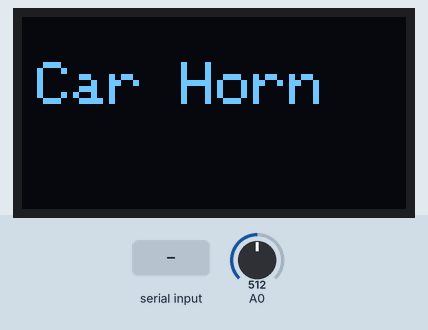
Recording of a sketch running on a simulated Arduino Uno, built with avr-gcc and run on an emulated ATmega328P. Shown: 128×64 one-colour display. The inputs (shaded band) are chosen by the test bench; at power-on: A0 = 512. What the sketch prints to the serial monitor is not drawn.

Above: at 1.2 s.
1.3 s: A0 set to 132
4.3 s: A0 set to 112
At 7.0 s:
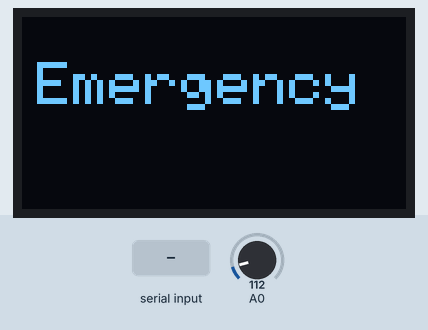
7.3 s: "90,45,200\n" received over the second serial link
At 8.7 s:
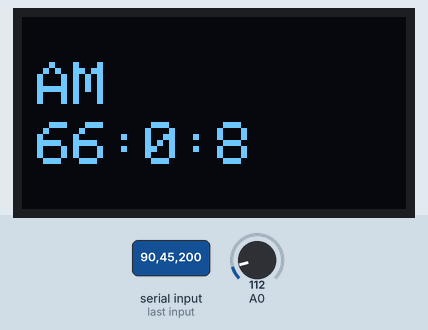
10.3 s: A0 set to 65
12.5 s: A0 set to 55
At 15.1 s:
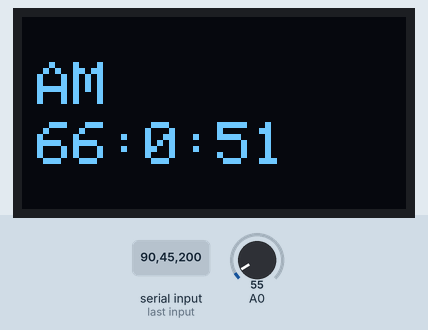
15.5 s: "a90\n" received over the second serial link
At 17.4 s:
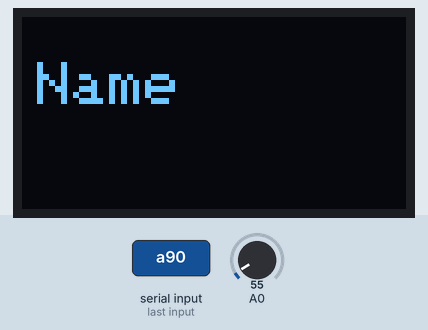
Timing chart, 0 to 18.9 s (numbered marks = the images above; inputs shaded):
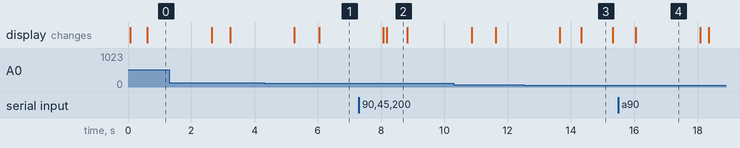

The sketch:

LIFULL.ino
```cpp
#include <Adafruit_GFX.h>
#include <Adafruit_SH1106.h>
#include <SoftwareSerial.h>
#define OLED_RESET 4
 unsigned long currentHr = 0;
 unsigned long horn = 0;
 unsigned long currentSec = 0;
 char v1='a';
 char v2='b';
 char v3='c';
 String myStHr;
 boolean hB=0;
 boolean tc=0;
  boolean ts=0;
  int cs=0;
 char bt;
 int value = 0;
  String myStsec;
 unsigned long currentMin = 0;
 String myStmin;
int blueTx=2;   //Tx (보내는핀 설정)at
int blueRx=3;   //Rx (받는핀 설정)
const int motorPin  = 4;
SoftwareSerial mySerial(blueTx, blueRx);  //시리얼 통신을 위한 객체선언

Adafruit_SH1106 display(OLED_RESET);
void setup() {
  // put your setup code here, to run once:

  display.begin(SH1106_SWITCHCAPVCC, 0x3C);

    mySerial.begin(9600); //블루투스 시리얼 개방
     pinMode(motorPin, OUTPUT);
    Serial.begin(9600);
    digitalWrite(motorPin, LOW);
}

  void loop() {
    // put your main code here, to run repeatedly:

if(mySerial.available()){


          byte data;
          data = mySerial.read();
          delay(5);
          if(data=='a'){


              switch(v1)
              {
                case 'a' : {
                  digitalWrite(motorPin,HIGH);
                  delay(500);
                  break;
                }

                case 'b' : {
                  digitalWrite(motorPin,HIGH);
                  delay(100);
                  digitalWrite(motorPin,LOW);
                  delay(100);
                  digitalWrite(motorPin,HIGH);
                  delay(100);
                  digitalWrite(motorPin,LOW);
                  break;
                }

                case 'c' :{
                  digitalWrite(motorPin,HIGH);
                  delay(100);
                  digitalWrite(motorPin,LOW);
                  delay(100);
                  digitalWrite(motorPin,HIGH);
                  delay(100);
                  digitalWrite(motorPin,LOW);
                  delay(100);
                  digitalWrite(motorPin,HIGH);
                  delay(100);
                  digitalWrite(motorPin,LOW);
                  break;
                }

              }
               display.clearDisplay();
              display.setTextColor(WHITE);
              display.setTextSize(2);
              display.setCursor(5,15);
              display.print("Name");
              display.display();
              delay(2000);


            }
            else if(data == 'b')
            {
              v1 = 'a';
            }
            else if(data == 'c')
            {
              v1 = 'b';
            }
            else if(data == 'd')
            {
              v1 = 'c';
            }
            else if(data == 'e')
            {
              v2 = 'a';
            }
            else if(data == 'f')
            {
              v2 = 'b';
            }
            else if(data == 'g')
            {
              v2 = 'c';
            }
            else if(data == 'h')
            {
              v3 = 'a';
            }
            else if(data == 'i')
            {
              v3 = 'b';
            }
            else if(data == 'j')
            {
              v3 = 'c';
            }
            else
            {
              digitalWrite(motorPin, LOW);
               bt = (char)data;
              if(!tc)
              {

                  myStHr += bt;

                  if(myStHr.length() == 2)
                  {
                    currentHr = myStHr.toInt();
                    tc = 1;
                  }
              }
               else
              {
                myStmin += bt;

                if(myStmin.length() == 2)
                {
                  currentMin = myStmin.toInt();
                  ts=1;

                }
             }
            if(ts)
            {
              myStsec += bt;

              if(myStsec.length()==2)
              {
                currentSec = millis();
                cs = myStsec.toInt();
                tc=0;
              }
            }
            }
          }


    value = analogRead(0);
   delay(20);
      Serial.println(value);
      if(value>=60)
      {
        if(hB)
        {
            if(millis()-horn>=200)
            {
              if(value>=120)
              {
                switch(v2)
              {
                case 'a' : {
                  digitalWrite(motorPin,HIGH);
                  delay(500);
                  break;
                }

                case 'b' : {
                  digitalWrite(motorPin,HIGH);
                  delay(100);
                  digitalWrite(motorPin,LOW);
                  delay(100);
                  digitalWrite(motorPin,HIGH);
                  delay(100);
                  digitalWrite(motorPin,LOW);
                  break;
                }

                case 'c' :{
                  digitalWrite(motorPin,HIGH);
                  delay(100);
                  digitalWrite(motorPin,LOW);
                  delay(100);
                  digitalWrite(motorPin,HIGH);
                  delay(100);
                  digitalWrite(motorPin,LOW);
                  delay(100);
                  digitalWrite(motorPin,HIGH);
                  delay(100);
                  digitalWrite(motorPin,LOW);
                  break;
                }

              }

              display.clearDisplay();
              display.setTextColor(WHITE);
              display.setTextSize(2);
              display.setCursor(5,15);
              display.print("Car Horn");
              display.display();
              delay(2000);
              hB=0;
              }
              else if(value<=80||value>=70)
              {

               switch(v3)
              {
                case 'a' : {
                  digitalWrite(motorPin,HIGH);
                  delay(500);
                  break;
                }

                case 'b' : {
                  digitalWrite(motorPin,HIGH);
                  delay(100);
                  digitalWrite(motorPin,LOW);
                  delay(100);
                  digitalWrite(motorPin,HIGH);
                  delay(100);
                  digitalWrite(motorPin,LOW);
                  break;
                }

                case 'c' :{
                  digitalWrite(motorPin,HIGH);
                  delay(100);
                  digitalWrite(motorPin,LOW);
                  delay(100);
                  digitalWrite(motorPin,HIGH);
                  delay(100);
                  digitalWrite(motorPin,LOW);
                  delay(100);
                  digitalWrite(motorPin,HIGH);
                  delay(100);
                  digitalWrite(motorPin,LOW);
                  break;
                }
              }

              display.clearDisplay();
              display.setTextColor(WHITE);
              display.setTextSize(2);
              display.setCursor(5,15);
              display.print("Emergency");
              display.display();
              delay(2000);
              hB=0;
              }
              else
              {
                hB=0;

              }
            }

        }
        else
        {
          hB=1;
          horn=millis();
        }
      }
    unsigned long currentMillis = millis()-currentSec;
    unsigned long hr = currentHr  + currentMillis/3600000;
    currentMillis = currentMillis%3600000;
    unsigned long minute = currentMin + currentMillis/60000;
    unsigned long second = currentMillis%60000;
    unsigned long sec = cs+second/1000;
    if(ts)
    {
      if(sec>=60)
    {
      cs=0;
      currentMin = currentMin+1;
      currentSec = millis();
      ts=0;
    }

    }
    display.clearDisplay();
    display.setTextColor(WHITE);
    display.setTextSize(2);
    display.setCursor(5,15);
    if( hr <12 ) {
      display.println("AM");
    }
    else if( hr <24 ) {
      display.println("PM");
    }
    else {
      hr = hr -24;
      display.println("AM");
    }
    display.setTextSize(2);
    display.setCursor(5,35);
    if( minute >= 60 ) {
      hr = hr + 1;
      minute = minute - 60;
    }
    display.print((unsigned long)hr);
    display.print(":");
    display.print((unsigned long)minute);
    display.print(":");
    display.print((unsigned long)sec);
    display.display();
}
```

Measured:
- the behaviour switches between 120 and 119 on A0 (found by bisection; images 0 and 1)
- after the input at 7.3 s, the display: first differs from a run without the input after 0.87 s (image 2)
- after the input at 12.5 s, the display: first differs from a run without the input after 1.8 s (image 3)
- after the input at 15.5 s, the display: changes after 0.55 s (image 4)
- what the display in image 2 shows lasts 0.6 s, from 8.2 s to 8.8 s
- what the display in image 3 shows lasts 1.0 s, from 14.3 s to 15.3 s
